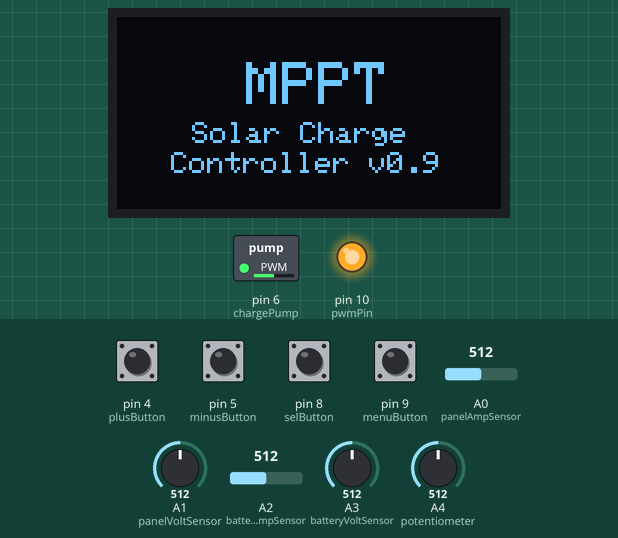
Simulated run of this sketch. Board: Arduino Leonardo, built with avr-gcc and run on an emulated ATmega32U4. Parts: 128×64 one-colour display, switched loads named in the sketch (green lamp = pin HIGH), output pins drawn as LEDs (lit = HIGH). The test bench sets the inputs (shaded band); at power-on: pin 4 (plusButton), pin 5 (minusButton), pin 8 (selButton), pin 9 (menuButton) HIGH, A3 (batteryVoltSensor) = 512, A4 (potentiometer) = 512, A0 (panelAmpSensor) = 512, A1 (panelVoltSensor) = 512, A2 (batteryAmpSensor) = 512. What the sketch prints to the serial monitor is not drawn.

Above: at 0.5 s.
At 4.6 s:
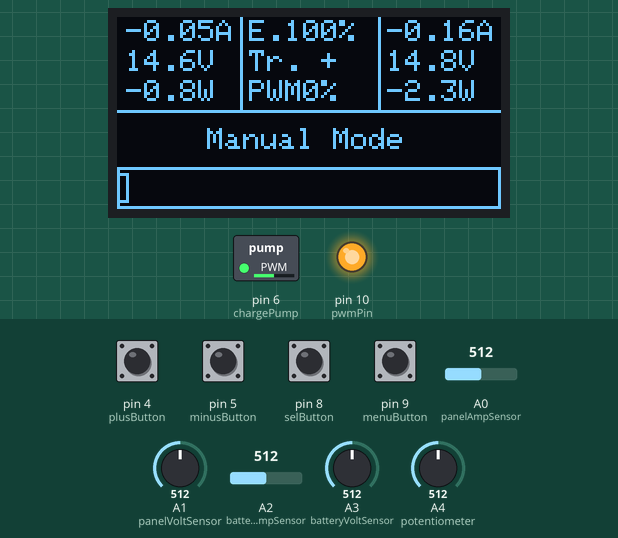
4.7 s: pin 8 (selButton) pulled LOW for 0.15 s
5.4 s: A3 (batteryVoltSensor) set to 480
7.5 s: A4 (potentiometer) set to 306
9.5 s: A4 (potentiometer) set to 245
11.5 s: pin 8 (selButton) pulled LOW for 1 s
13.1 s: pin 8 (selButton) pulled LOW for 0.15 s
At 14.6 s:
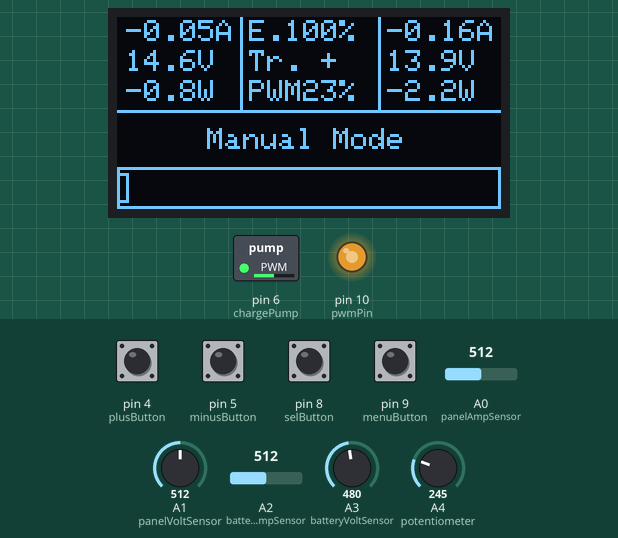
Timing chart, 0 to 15.7 s (numbered marks = the images above; inputs shaded):
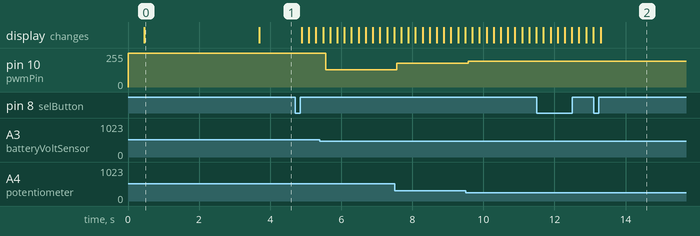

Measured:
- after the input at 5.4 s, pin 10 (pwmPin): 255/255 → 128/255 after 0.17 s
- after the input at 7.5 s, pin 10 (pwmPin): 128/255 → 179/255 after 0.07 s
- after the input at 9.5 s, pin 10 (pwmPin): 179/255 → 194/255 after 0.07 s
- after the input at 13.1 s, the display: changes after 0.20 s (image 2)
- what the display in image 0 shows lasts 3.2 s, from 0.5 s to 3.7 s

The sketch:

Solar_MPPT_OLED.ino
```cpp
/*
###################################################################
Title:       Arduino MPPT Solar controller
Purpose:     Use a 126 x 64 I2C OLED screen and an Arduino Leonardo
Created by:  MacTester57
Note:        Please reuse, repurpose, and redistribute this code.
Note:        This code uses the Adafruit GFX library
###################################################################
*/
#include <SPI.h>
#include <Wire.h>
#include <SimpleTimer.h>
#include <Adafruit_GFX.h>  // display general library
#include <Adafruit_SSD1306.h> // display hardware-specific library
#include "RunningMedian.h"
#include "setPrescaler.h"; // Custom .h file allows the adjustment of the PWM frequencies on the AtMega 32u4


//
// ========================================
// PIN ASSIGNMENTS & GLOBAL VARIABLES
// ========================================
//

// display pins
#define OLED_RESET 11
Adafruit_SSD1306 display(99);

// output pins
#define pwmPin 10
#define chargePump 6

// buttons & debouncing parameters
#define menuButton 9
#define selButton 8  // NOTE! do not use interrupt pins for buttons!
#define plusButton 4
#define minusButton 5

#define DEBOUNCE 5  // button debouncer, how many ms to debounce, 5+ ms is usually plenty
byte buttons[] = {menuButton, selButton, plusButton, minusButton};
#define NUMBUTTONS sizeof(buttons)
boolean pressed[NUMBUTTONS], justpressed[NUMBUTTONS], justreleased[NUMBUTTONS];

// analog inputs
#define panelAmpSensor A0
#define panelVoltSensor A1
#define batteryAmpSensor A2
#define batteryVoltSensor A3
#define potentiometer A4 // A11 = pin 12!

// current and voltage sensors
float panelAmps = 0.0;
float panelVolts = 0.0;
float panelWatts = 0.0;
float batteryAmps = 0.0;
float batteryVolts = 0.0;
float batteryWatts = 0.0;

float efficiency = 0.0;

// RunningMedian classes & variables
RunningMedian panelAmpsMedian(5); // 5    -> you must MANUALLY set median max size = 5 in library!
RunningMedian panelVoltsMedian(5); // 5
RunningMedian batteryAmpsMedian(5); // 5
RunningMedian batteryVoltsMedian(5); // 5

float panelAmpsRaw = 0.0;
float panelVoltsRaw = 0.0;
float batteryAmpsRaw = 0.0;
float batteryVoltsRaw = 0.0;

// current sensor calibration
short panelAmpCal;
short batteryAmpCal;

// PWM & MPPT variables
#define batteryProtection 1
#define MPPT 2
#define manualMode 3

short potValue;
short mpptValue = 220;
short pwmDuty;
short pwmPercentage;
boolean trackingDirection = true; // true = upwards
short operationMode = MPPT;
short trackingIncrement = 5;  // 5 OK
float lastBatteryWatts = 0.0;
float batteryWattsProtection = 0.0;
float lastPanelWatts = 0.0;
float trackingWattsHysteresis = 0.1;  // 0.1 OK
float batteryVoltsMin = 11.8;
float batteryVoltsCharge = 13.8; // lead acid gel @ 20°C: 13.8 longtime, 14.4 shorttime
float batteryVoltsMax = 14.0;
float batteryVoltsAbsMax = 14.4;

// menu
byte menu = 1;          // the current menu item

// simple timer
SimpleTimer timer;

//
// ========================================
// MAIN ARDUINO SETUP (1x during startup)
// ========================================
//

void setup() {

  // PWM frequency
  setPWMPrescaler(pwmPin, 1 );  // 1 = 31.5kHz
  setPWMPrescaler(chargePump, 1); // 8 = 4kHz

  // setup ADC parameters
  setupADC();

  // input setup
  pinMode(menuButton, INPUT_PULLUP);
  pinMode(selButton, INPUT_PULLUP);
  pinMode(plusButton, INPUT_PULLUP);
  pinMode(minusButton, INPUT_PULLUP);

  // output setup
  pinMode(pwmPin, OUTPUT);
  pinMode(chargePump, OUTPUT);

  // start charge pump
  analogWrite(chargePump, 127);

  // current sensor calibration
  analogWrite(pwmPin, 255);  // 255 = buck converter off for calibration!
  delay(300);
  panelAmpCal = analogRead (panelAmpSensor);
  batteryAmpCal = analogRead (batteryAmpSensor);
  panelAmpCal = 510;  // 509 override!
  batteryAmpCal = 506;  // 505 override!
  delay(100);

  // serial port setup
  Serial.begin(9600);

  // averaging setup
  batteryVoltsMedian.clear();

  // display setup
  display.begin(SSD1306_SWITCHCAPVCC, 0x3C);  // initialize with the I2C addr 0x3C (for the 128x64 OLED from Ebay)
  display.clearDisplay();

  // show splash screen
  display.setTextSize(2);
  display.setTextColor(WHITE);
  display.setCursor(43, 15);
  display.print("MPPT");
  display.setTextSize(1);
  display.setCursor(25, 35);
  display.print("Solar Charge");
  display.setCursor(18, 45);
  display.print("Controller v0.9");
  display.display();
  delay(3000);

  // draw display every 200ms
  timer.setInterval(200, drawDisplay);

  // read buttons every 15ms
  timer.setInterval(15, readButtonFunction);

  // read analog sensors every 5ms
  timer.setInterval(5, readSensors); // 5?

  // call PWM controller every 200ms
  timer.setInterval(200, pwmController); // 200 OK
}

//
// ========================================
// MAIN LOOP
// ========================================
//

void loop() {

  // Loop the timer
  timer.run();

  processButtons();

  //readSensors();
}

//
// ========================================
// READ BUTTONS
// ========================================
//

void readButtonFunction() {

  byte index;
  static boolean previousstate[NUMBUTTONS];
  static boolean currentstate[NUMBUTTONS];
  static long lasttime;

  if (millis() < lasttime) { // we wrapped around, lets just try again
    lasttime = millis();
  }

  if ((lasttime + DEBOUNCE) >= millis()) { // not enough time has passed to debounce
    return;
  }

  // ok we have waited DEBOUNCE milliseconds, lets reset the timer
  lasttime = millis();

  for (index = 0; index < NUMBUTTONS; index++) {

    currentstate[index] = digitalRead(buttons[index]);   // read the buttons

    /*Serial.print(index, DEC);

      Serial.print(": cstate=");
      Serial.print(currentstate[index], DEC);

      Serial.print(", pstate=");
      Serial.print(previousstate[index], DEC);

      Serial.print(", press=");*/

    if (currentstate[index] == previousstate[index]) {  // if the current state equals to the previous state (doesn't bounce anymore)
      if ((pressed[index] == false) && (currentstate[index] == false)) {
        // just pressed
        justpressed[index] = true;
      }
      else if ((pressed[index] == true) && (currentstate[index] == true)) {
        // just released
        justreleased[index] = true;
      }
      pressed[index] = !currentstate[index];  // remember, digital HIGH means NOT pressed
    }

    //Serial.println(pressed[index], DEC);
    previousstate[index] = currentstate[index];   // keep a running tally of the buttons
  }
}

void processButtons() {

  // select (button no. 1)
  if (justpressed[1]) {
    menu++;
    justpressed[1] = false;
  }

  if (menu > 3) menu = 1; // define the max. number of menus

  // + (button no. 2)
  if (justpressed[2]) {
    if (menu == 1) {
      //   triggerLevel += (adcMax / 10);
    }
    else if (menu == 2) {
      // timeBase += 10;
    }
    justpressed[2] = false;
  }

  // - (button no. 3)
  if (justpressed[3]) {
    if (menu == 1) {
      //  triggerLevel -= (adcMax / 10);
    }
    else if (menu == 2) {
      // timeBase -= 10;
    }
    justpressed[3] = false;
  }

  // + and - buttons pressed
  if (pressed[2] && pressed[3]) {
    if (menu == 1) {
      //    triggerLevel = arrayAverage;  // auto-adjust the trigger level
    }
  }

  // timeBase = constrain (timeBase, 0, 110);

}

//
// ========================================
// READ SENSORS
// ========================================
//

void readSensors() {

  // Current sensors
  panelAmpsRaw = (panelAmpCal - analogRead(panelAmpSensor)) * 27.03 / 1023;
  batteryAmpsRaw = (batteryAmpCal - analogRead(batteryAmpSensor)) * 27.03 / 1023;

  // Voltage sensors
  panelVoltsRaw = analogRead (panelVoltSensor) * 29.1 / 1023;  // theroretically 29.26, depends on resistor values!
  batteryVoltsRaw = analogRead (batteryVoltSensor) * 29.6 / 1023;

  // smoothing
  panelAmpsMedian.add(panelAmpsRaw);
  panelAmps = panelAmpsMedian.getMedian();
  //panelAmps = panelAmpsRaw;

  panelVoltsMedian.add(panelVoltsRaw);
  panelVolts = panelVoltsMedian.getMedian();
  //panelVolts = panelVoltsRaw;

  batteryAmpsMedian.add(batteryAmpsRaw);
  batteryAmps = batteryAmpsMedian.getMedian();

  batteryVoltsMedian.add(batteryVoltsRaw);
  batteryVolts = batteryVoltsMedian.getMedian();

  // efficiency
  efficiency = 100.0 * (batteryAmps * batteryVolts) / (panelAmps * panelVolts);
  if (efficiency > 100.0) efficiency = 100.0;

  // calculate tracking increment
  trackingIncrement = (float)((20 * batteryVoltsCharge) - (20 * batteryVolts)); // 20 *
  trackingIncrement = constrain(trackingIncrement, 1, 5);
  //Serial.println(trackingIncrement);
}

//
// ========================================
// PWM MPPT CONTROLLER
// ========================================
//

void pwmController() {

  // this function is called every 200ms

  // ---- read potentiometer ----

  potValue = analogRead(potentiometer);

  // ---- mode detection ----

  if (potValue > 20) {
    pwmDuty = map(potValue, 0, 1023, 0, 255);  // manual mode with potentiometer
    operationMode = manualMode;
    mpptValue = 220;
  }
  else if (batteryVolts > batteryVoltsCharge && operationMode == MPPT) {
    operationMode = batteryProtection; // batteryProtection mode
    batteryWattsProtection = batteryWatts; // save last battery watts
  }
  else if (batteryWatts < (batteryWattsProtection - 0.5) && operationMode == batteryProtection) {
    operationMode = MPPT; // go from batteryProtection mode back to MPPT mode, if battery watts decreased > 0.5A
  }
  else if (batteryVolts < (batteryVoltsCharge - 0.05) && operationMode == batteryProtection) {
    operationMode = MPPT; // go from batteryProtection mode back to MPPT mode, if battery volts decreased > 0.05V
  }
  else if (operationMode != batteryProtection) {
    operationMode = MPPT; // initialise MPPT mode
  }

  // ---- calculate power for MPPT algorythm ----

  // calculate battery watts
  batteryWatts = batteryAmps * batteryVolts;

  // calculate panel watts
  panelWatts = panelAmps * panelVolts;


  // ---- MPPT mode ----

  if (operationMode == MPPT) {
    // change tracking direction if wattage is less than before
    if ((batteryWatts + trackingWattsHysteresis) < lastBatteryWatts) {
      trackingDirection = !trackingDirection;
    }

    // set tracking direction upwards, before PWM is zero
    if (mpptValue <= 5) {
      trackingDirection = true;
    }

    // set tracking direction upwards, before panel voltage is too high
    if (panelVolts > 18.0) {
      trackingDirection = true;
    }

    // solar panel minimum voltage
    if (panelVolts <= batteryVolts && (mpptValue - trackingIncrement) > 0) {
      trackingDirection = false;
    }

    // increase PWM duty cycle
    if (trackingDirection == true) {
      if (batteryVolts < batteryVoltsCharge && (mpptValue + trackingIncrement) < 255) {
        mpptValue = mpptValue + trackingIncrement;
      }
    }
    else
    { // decrease PWM duty cycle
      if (mpptValue - trackingIncrement > 0) {
        mpptValue = mpptValue - trackingIncrement;
      }
    }

    pwmDuty = mpptValue;
  }

  // ---- battery protection mode ----

  if (operationMode == batteryProtection) {
    if (batteryVolts > (batteryVoltsCharge + 0.1)) {
      mpptValue = mpptValue - trackingIncrement; // decrease MPPT value
    } else {
      mpptValue = mpptValue; // freeze MPPT value
    }

    if (batteryVolts >= batteryVoltsMax) {  // maximum battery voltage limit
      mpptValue = mpptValue - 10; // decrease MPPT value fast
    }

    pwmDuty = mpptValue;
  }


  // range limits (only for safety)
  if (mpptValue > 255) mpptValue = 255;
  if (mpptValue < 0) mpptValue = 0;


  // ---- adjust PWM duty cycle (for all operation modes) ----

  if (batteryVolts >= batteryVoltsAbsMax) {  // absolute maximum battery voltage limit for every operation mode!
    pwmDuty = 0;
  }

  lastBatteryWatts = batteryWatts;
  pwmPercentage = map(pwmDuty, 0, 255, 0, 100); //percentage for display
  pwmDuty = map(pwmDuty, 0, 255, 255, 0);  // invert pwmDuty for MOSFET driver!
  analogWrite(pwmPin, pwmDuty);
}

//
// ========================================
// DRAW display
// ========================================
//

void drawDisplay() {

  Serial.println(menu);

  // clear old display content
  display.clearDisplay();


  switch (menu) {
    case 1: // main page

      // readings
      display.setTextSize(1);
      display.setTextColor(WHITE);

      display.setCursor(3, 11); // show panel Voltage on display
      display.print(panelVolts, 1);
      display.print("V");

      display.setCursor(90, 11);  // show battery Voltage on display
      display.print(batteryVolts, 1);
      display.print("V");

      if (batteryAmps >= 0.07 || batteryVolts >= 13.2 || operationMode == manualMode) {
        display.setCursor(3, 1); // show panel Amps on display
        display.print(panelAmps);
        display.print("A");

        display.setCursor(3, 21); // show panel Watts on display
        display.print(panelWatts, 1);
        display.print("W");

        display.setCursor(90, 1); // show battery Amps on display
        display.print(batteryAmps);
        display.print("A");

        display.setCursor(90, 21);  // show battery Watts on display
        display.print(batteryWatts, 1);
        display.print("W");

        // show battery Watts bargraph on display
        display.drawRect(0, 50, 128, 14, WHITE); // show bargraph frame
        display.drawRect(3, 52, (batteryWatts * 10), 10, WHITE); // draw new watts bargraph

        display.setCursor(44, 11);  // show tracking direction on display
        if (trackingDirection == true) {
          display.print("Tr. +");
        } else {
          display.print("Tr. -");
        }

        display.setCursor(44, 21);  // show PWM on display
        display.print("PWM");
        display.print(pwmPercentage);
        display.print("%");

        display.setCursor(44, 1);  // show efficiency on display
        display.print("E.");
        display.print(efficiency, 0);
        display.print("%");

        display.drawFastVLine(41, 0, 31, WHITE);  // show divider lines
        display.drawFastVLine(87, 0, 31, WHITE);
        display.drawFastHLine(0, 31, 128, WHITE);
      }

      // display operation mode
      //display.drawRoundRect( 0, 34, 128, 13, 5, WHITE);
      // display.setTextSize(2);
      display.setTextColor(WHITE);
      if (operationMode == manualMode) {
        display.setCursor(30, 37);
        display.print("Manual Mode");
      }
      if (operationMode == MPPT) {
        display.setCursor(40, 37);
        display.print("MPPT Mode");
      }
      if (operationMode == batteryProtection) {
        display.setCursor(10, 37);
        display.print("Battery Prot. Mode");
      }
      break;

    case 2: // main page
      display.print("2");
      break;

    case 3: // main page
      display.print("3");
      break;
  }

  // menus
  /*display.fillRect(0, 119, 44, 9, WHITE);  // refresh menu background
  display.setTextColor(BLACK);
  display.setCursor(1, 120);  // show menu on display
  switch (menu) {
    case 1: // trigger menu
      display.print("Tr. Off"); // trigger off
      break;

    case 2: // time base
      display.print("T. Base"); // time base
      break;

    case 3: // zoom menu x
      display.print("Zoom x");
      //  display.print(displayScaleX);
      break;

    case 4: // zoom menu y
      display.print("Zoom y");
      break;

    case 5: // offset menu y
      display.print("Offs y");
      break;

    case 6: // test signal prescaler
      display.print("TPr ");
      // display.print(pwmPrescaler);
      break;

    case 7: // test signal duty cycle
      display.print("TDu ");
      //  display.print(pwmDutyBase);
      break;
  }*/
  display.display();
}
```

Source omitted: setPrescaler.h (3028 bytes)
